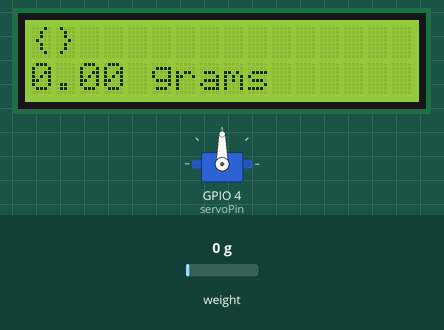
Recording of a sketch running on a simulated ESP32. Parts: 16×2 character LCD, servo. The inputs (shaded band) are chosen by the test bench; at power-on: weight on the scale 0 g. WiFi joins after 1.5 s; servers stay silent unless stated; what the sketch prints to the serial monitor is not drawn.

Above: at 4.3 s.
4.4 s: weight on the scale set to 100 g
At 7.5 s:
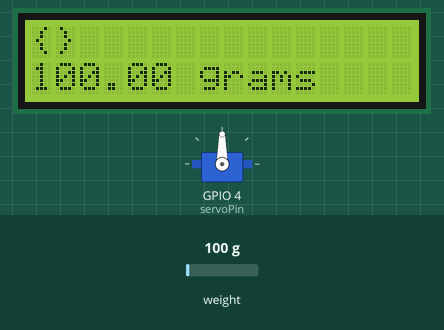
11.9 s: weight on the scale set to 1250 g
At 14.3 s:
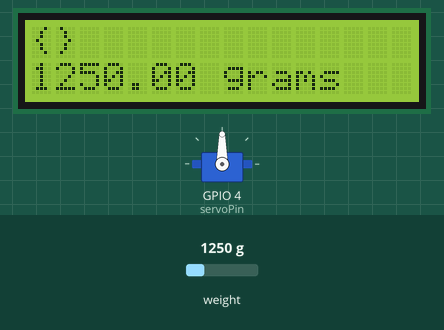
18.8 s: weight on the scale set to 2500 g
At 22.3 s:
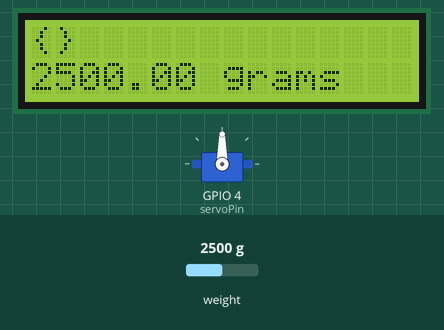
Timing chart, 0 to 23.8 s (numbered marks = the images above; inputs shaded):
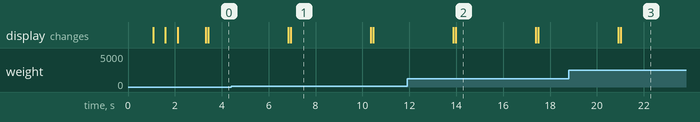

Measured:
- after the input at 4.4 s, the display: first differs from a run without the input after 2.5 s (image 1)
- after the input at 11.9 s, the display: first differs from a run without the input after 2.1 s (image 2)
- after the input at 18.8 s, the display: first differs from a run without the input after 2.2 s (image 3)
- what the display in image 1 shows lasts 3.5 s, from 6.9 s to 10.4 s

The sketch:

feeder.ino
```cpp
/*
  This is the code for the esp32 rover module that controls the dog feeder. It controls and lcd moniter to display information, a scale
  to weigh the amount of food, and a servo motor to open and close the lid to dispense food.
*/

#include <WiFi.h>
#include <HTTPClient.h>
#include <Arduino_JSON.h>
#include <ESP32Servo.h>

#include "HX711.h"
#include <LiquidCrystal_I2C.h>
#include <Wire.h>


#define SDA 13 //Define SDA pins
#define SCL 14 //Define SCL pins

Servo myservo; // create servo object to control a servo
int posVal = 90;// variable to store the servo position
int servoPin = 4;// Servo motor pin

const char* ssid = "Gogosmash"; //wifi network
const char* password = "jantu123";//wifi password

HX711 scale; // this is the scale that weighs how much food is in the bowl
float calibration_factor = -434;// this is the calibaration factor for the scale.
float units;// this variable will be used to store the amount of grams that the scale is recording


//accessing this website will active the dogfeeder. This variable is not used yet.
const char* serverName = "https://gogoi23.pythonanywhere.com/servo/activate";

// the following variables are unsigned longs because the time, measured in
// milliseconds, will quickly become a bigger number than can be stored in an int.
unsigned long lastTime = 0;
// Timer set to 10 minutes (600000)
//unsigned long timerDelay = 600000;
// Set timer to 3 seconds (3000)
unsigned long timerDelay = 3000;

//this variable is used to hold whatever accessing the servername returns.
String sensorReadings;

//this is used to take urls as parameters and add more stuff to it
String finalUrl;

//this initializes the lcd moniter. This displays all messages that the user should see
LiquidCrystal_I2C lcd(0x27,16,2);


// this method is used to set up the servo, lcd and connect to the wifi before the
// main loop starts
void setup() {

  Serial.begin(115200);           // connect to the computers moniter. useful for debugging
  Wire.begin(SDA, SCL);           // attach the IIC pin

  //this sets up the lcd monitor
  lcd.init();                     // LCD driver initialization
  lcd.backlight();                // Open the backlight
  lcd.setCursor(0,0);

  //this sets up the servo for use
  myservo.setPeriodHertz(50);           // standard 50 hz servo
  myservo.attach(servoPin, 500, 2500);  // attaches the servo on servoPin to the servo object

  // #start the wifi by starting it by passing the wifi name and the password to connect to your network
  WiFi.begin(ssid, password);
  Serial.println("Connecting");
  int connectingMessageCounter = 0;
  while(WiFi.status() != WL_CONNECTED) {
    // #while it waiting to connect it will print a dot every half second
    delay(500);
    lcd.clear();
    delay(500);
    lcd.setCursor(0,0);


    if(connectingMessageCounter == 0){
        lcd.print("Connecting");
        connectingMessageCounter = 1;
    }

    else if(connectingMessageCounter == 1){
       lcd.print("Connecting.");
       connectingMessageCounter = 2;
    }

    else if(connectingMessageCounter == 2){
       lcd.print("Connecting..");
       connectingMessageCounter = 3;
    }

    else if (connectingMessageCounter == 3){
      lcd.print("Connecting...");
      connectingMessageCounter = 0;
    }


    Serial.print(".");
  }

  Serial.println("");
  Serial.print("Connected to WiFi network with IP Address: ");

  lcd.clear();
  lcd.setCursor(0,0);
  lcd.print("Connected");//prints that the device is connected to the internet on the lcd moniter for the user to see

  Serial.println(WiFi.localIP());

  // # notice how we build the string here in pieces, it's something that will be critical to your learning here
  Serial.println("Timer set to " + String(timerDelay) + " miliseconds (timerDelay variable), it will take that long before publishing the first reading.");
  scale.begin(25, 26);
  scale.set_scale(calibration_factor);
  scale.tare();
}

//this methods goes to whatever url servername and returns whatever the website sends back
String httpGETRequest(const char* serverName) {
  HTTPClient http;

  // #Let's build our URL from pieces
  // #We need teh base URL
  // #Then we need to add the device ID
  // #Then we need to add a backslash
  // #Then we need to add the rotation value, in this case randomly generated

  finalUrl = serverName;

  // # Before and after lines for illustrating only
  //Serial.println("Before:  " + finalUrl);
  //finalUrl = finalUrl + myDeviceId + "/" + String(random(10,180));
  //Serial.println("After:  " + finalUrl);

  // Call the constructed URL, just like typing into a browser
  http.begin(finalUrl);

  // Send HTTP POST request
  int httpResponseCode = http.GET();

  String payload = "{}";

  //#Catch and deal with Errors

  if (httpResponseCode>0) {
    //Serial.print("HTTP Response code: ");
    //Serial.println(httpResponseCode);
    payload = http.getString();
  }
  else {
    Serial.print("Error code: ");
    Serial.println(httpResponseCode);
  }
  // Free resources
  http.end();

  return payload;
}


//this is the main functional code. It actively listens to https://gogoi23.pythonanywhere.com/servo/activate
//which is stored in servername. When the user enters on the wesbite that they want to feed the dog then
// servername sends a singal
void loop() {
  //Send an HTTP POST request every 10 minutes
  if ((millis() - lastTime) > timerDelay) {
    //Check WiFi connection status
    if(WiFi.status()== WL_CONNECTED){
      //sensor readings will equal the amount of grams of dog food that user wants
      //to put in the bowl. If the user has not inputed anything then it will equal
      //0.
      sensorReadings = httpGETRequest(serverName);


      //this displays the amount of weight in the dog bowl measured by the scale
      lcd.clear();
      lcd.setCursor(0,0);
      lcd.print(sensorReadings);

      //this displays on the website how much food is in the bowl measure in grams
      //the user can monitor how much food is in the bowl from miles away
      units = scale.get_units(),10;
      lcd.setCursor(0,1);
      lcd.print(String(units) + " grams");
      String unitsonline = "https://gogoi23.pythonanywhere.com/info/" + String(units);
      httpGETRequest(unitsonline.c_str());

      //if the user has not entered anything do not do anything
      if (sensorReadings.toInt() == 0){
        //Serial.println("Invalid Input");

      }
      else{
        //display on the lcd monitor that you are filling up the bowl
        lcd.clear();
        lcd.setCursor(0,0);
        lcd.print("Filling Bowl ");

        //opens lid
        for (posVal = 90; posVal <= 180; posVal += 1) { // goes from 0 degrees to 180 degrees
        // in steps of 1 degree
          myservo.write(posVal);       // tell servo to go to position in variable 'pos'
          delay(2);                   // waits 15ms for the servo to reach the position
        }

        //waits until the weight is filled up
        fillUp(sensorReadings.toInt());

        //closes the lid
        for (posVal = 180; posVal >= 90; posVal -= 1) { // goes from 180 degrees to 0 degrees
          myservo.write(posVal);       // tell servo to go to position in variable 'pos'
          delay(1);                   // waits 15ms for the servo to reach the position
        }

        //tells the website the bowl is full
        httpGETRequest("https://gogoi23.pythonanywhere.com/servo/deactivate");

      }

    }
    else {
      Serial.println("WiFi Disconnected");
    }
    lastTime = millis();
  }
}

//this method waignts until the scale's weight is equal to or higher than the curent weight.
void fillUp(int weight){
  boolean open = true;
  while(open){
    Serial.print("Reading:");

    units = scale.get_units(),10;
    if (units < 0){
      units = 0.00;
    }

    Serial.print(units);
    Serial.println(" grams");
    lcd.setCursor(0,1);
    lcd.print(String(units) + "/" + String(weight) +  "grams");
    if(units >= weight){
      open = false;
    }
    delay(1000);
  }
}
```
